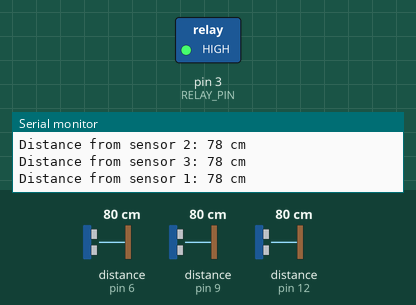
The sketch below on a simulated Arduino Uno, built with avr-gcc and run on an emulated ATmega328P. Parts: switched loads named in the sketch (green lamp = pin HIGH), the last lines printed to the serial monitor. Wiring (inferred from the names in the program): 3 × ultrasonic range finder: trigger pin 7, echo pin 6 / trigger pin 10, echo pin 9 / trigger pin 13, echo pin 12. Inputs (shaded band) come from the test bench; at power-on: distance to the obstacle (sensors on pin 6, pin 9, pin 12) 80 cm. The echo pulse lasts 58.3 µs per cm; pins used as bus, display or sensor lines are not drawn.

Above: at 3.9 s.
4.0 s: distance to the obstacle (sensor on pin 6) set to 22 cm
10.4 s: distance to the obstacle (sensor on pin 6) set to 19 cm
At 16.6 s:
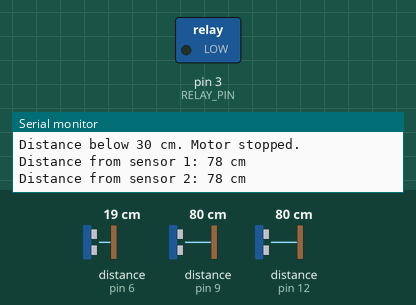
16.9 s: distance to the obstacle (sensor on pin 6) set to 35 cm
At 22.4 s:
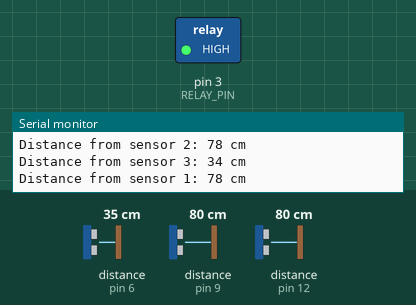
31.0 s: distance to the obstacle (sensor on pin 9) set to 23 cm
38.2 s: distance to the obstacle (sensor on pin 9) set to 19 cm
At 44.6 s:
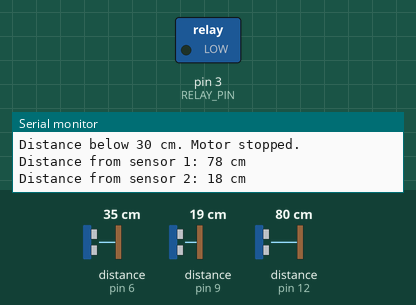
Timing chart, 0 to 45.8 s (numbered marks = the images above; inputs shaded):
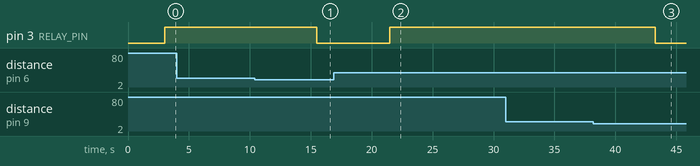

The sketch:

distance.ino
```cpp
// #include "Ultrasonic.h"

// #define RELAY_PIN 3  // Pin connected to the relay module control (IN1)
// #define RELAY_ON HIGH
// #define RELAY_OFF LOW

// // HC-SR04 pins
// const int echoPins[] = {12, 9, 6};  // Echo pins for each sensor
// const int trigPins[] = {13, 10, 7}; // Trigger pins for each sensor

// const int trigPin1 = 13;
// const int echoPin1 = 12;

// const int trigPin2 = 10;
// const int echoPin2 = 9;

// const int trigPin3 = 7;
// const int echoPin3 = 6;

// // Create an array of Ultrasonic objects for each sensor
// Ultrasonic ultrasonic[] = {
//   Ultrasonic(trigPins[0], echoPins[0]),
//   Ultrasonic(trigPins[1], echoPins[1]),
//   Ultrasonic(trigPins[2], echoPins[2])
// };

// void setup() {
//   pinMode(RELAY_PIN, OUTPUT);
//   digitalWrite(RELAY_PIN, RELAY_OFF); // Ensure relay is initially off

//   pinMode(trigPin1, OUTPUT); // Sets the trigPin as an Output
//   pinMode(echoPin1, INPUT); // Sets the echoPin as an Input
//   pinMode(trigPin2, OUTPUT); // Sets the trigPin as an Output
//   pinMode(echoPin2, INPUT); // Sets the echoPin as an Input
//   pinMode(trigPin3, OUTPUT); // Sets the trigPin as an Output
//   pinMode(echoPin3, INPUT); // Sets the echoPin as an Input

// Serial.begin(9600); // Starts the serial communication

//   Serial.begin(9600);
// }

// void loop() {
//   int distances[3];  // Array to store distances from each sensor

//   // Read distances from each sensor
//   for (int i = 0; i < 3; i++) {
//     distances[i] = ultrasonic[i].Ranging(CM);
//     Serial.print("Distance from sensor ");
//     Serial.print(i + 1);
//     Serial.print(": ");
//     Serial.print(distances[i]);
//     Serial.println(" cm");
//     delay(5000);
//   }

//   // Check if any distance is smaller than 30 cm
//   for (int i = 0; i < 3; i++) {
//     if (distances[i] < 30) {
//       digitalWrite(RELAY_PIN, RELAY_ON); // Turn on relay (stop motor)
//       Serial.println("Distance below 30 cm. Motor stopped.");
//       return; // Exit loop if any distance is smaller than 30 cm
//     }
//   }

//   // If no distance is smaller than 30 cm, turn off relay
//   digitalWrite(RELAY_PIN, RELAY_OFF);
//   delay(100); // Adjust as needed for reliability
// }


#include "Ultrasonic.h"

#define RELAY_PIN 3  // Pin connected to the relay module control (IN1)
#define RELAY_ON HIGH
#define RELAY_OFF LOW

const int trigPin1 = 13;
const int echoPin1 = 12;

const int trigPin2 = 10;
const int echoPin2 = 9;

const int trigPin3 = 7;
const int echoPin3 = 6;

void setup() {
  pinMode(RELAY_PIN, OUTPUT);
  digitalWrite(RELAY_PIN, RELAY_OFF); // Ensure relay is initially off

  pinMode(trigPin1, OUTPUT); // Sets the trigPin as an Output
  pinMode(echoPin1, INPUT); // Sets the echoPin as an Input
  pinMode(trigPin2, OUTPUT); // Sets the trigPin as an Output
  pinMode(echoPin2, INPUT); // Sets the echoPin as an Input
  pinMode(trigPin3, OUTPUT); // Sets the trigPin as an Output
  pinMode(echoPin3, INPUT); // Sets the echoPin as an Input

  Serial.begin(9600); // Starts the serial communication
}

void loop() {
  int distances[3];  // Array to store distances from each sensor

  // Read distances from each sensor
  distances[0] = getDistance(trigPin1, echoPin1);
  distances[1] = getDistance(trigPin2, echoPin2);
  distances[2] = getDistance(trigPin3, echoPin3);

  // Print distances
  for (int i = 0; i < 3; i++) {
    Serial.print("Distance from sensor ");
    Serial.print(i + 1);
    Serial.print(": ");
    Serial.print(distances[i]);
    Serial.println(" cm");
    delay(1000);
  }

  // Check if any distance is smaller than 30 cm
  for (int i = 0; i < 3; i++) {
    if (distances[i] > 0 && distances[i] < 20) {
      digitalWrite(RELAY_PIN, RELAY_OFF); // Turn on relay (stop motor)
      Serial.println("Distance below 30 cm. Motor stopped.");
      return; // Exit loop if any distance is smaller than 30 cm
    }
  }

  // If no distance is smaller than 30 cm, turn off relay
  digitalWrite(RELAY_PIN, RELAY_ON);
  delay(100); // Adjust as needed for reliability
}

// Function to get distance from ultrasonic sensor
int getDistance(int trigPin, int echoPin) {
  long duration;
  int distance;

  digitalWrite(trigPin, LOW);
  delayMicroseconds(2);
  digitalWrite(trigPin, HIGH);
  delayMicroseconds(10);
  digitalWrite(trigPin, LOW);

  duration = pulseIn(echoPin, HIGH);
  distance = duration * 0.034 / 2;  // Calculate distance in cm

  return distance;
}
```

Measured:
- the behaviour switches between 21 and 20 cm on distance to the obstacle (sensor on pin 6) (found by bisection; images 0 and 1)
- the behaviour switches between 21 and 20 cm on distance to the obstacle (sensor on pin 9) (found by bisection; images 2 and 3)
- after the input at 10.4 s, pin 3 (RELAY_PIN): HIGH → LOW after 5.1 s
- after the input at 16.9 s, pin 3 (RELAY_PIN): LOW → HIGH after 4.6 s
- after the input at 38.2 s, pin 3 (RELAY_PIN): HIGH → LOW after 5.1 s
